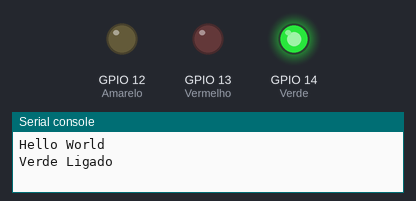
A program run on a simulated ESP32 board running MicroPython. On the bench: output pins drawn as LEDs (lit = HIGH), the last lines printed to the serial console. Wiring (from the project's diagram.json): yellow LED on GPIO 12, red LED on GPIO 13, green LED on GPIO 14.

Above: at 10.0 s.
At 20.2 s:
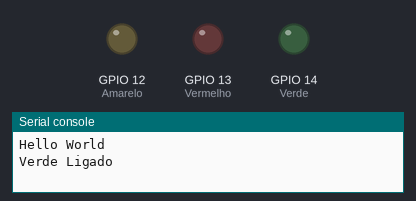
At 25.5 s:
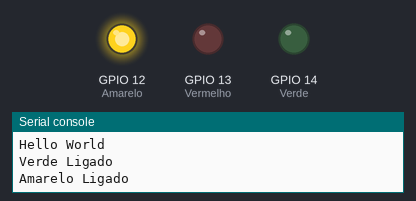
At 34.5 s:
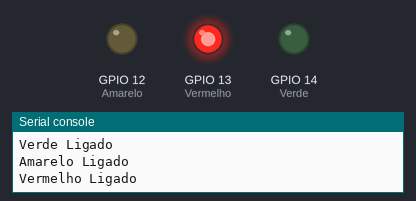
Timing chart, 0 to 49.4 s (numbered marks = the images above):
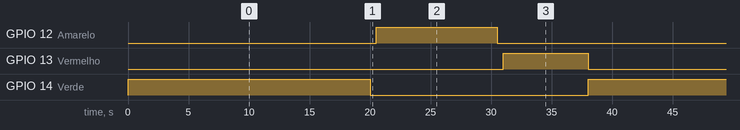

Measured:
- by itself, GPIO 12 (Amarelo): alternates HIGH for 10.0 s and LOW for 28.0 s
- by itself, GPIO 13 (Vermelho): alternates HIGH for 7.0 s and LOW for 31.0 s
- by itself, GPIO 14 (Verde): alternates HIGH for 20.0 s and LOW for 18.0 s

The program:

main.py
```python
from machine import Pin
from utime import sleep

print("Hello World")

Verde = Pin(14, Pin.OUT)
Amarelo = Pin(12, Pin.OUT)
Vermelho = Pin(13, Pin.OUT)

while True:
    Verde.on()
    print("Verde Ligado")
    sleep(20)
    Verde.off()
    sleep(0.5)

    Amarelo.on()
    print("Amarelo Ligado")
    sleep(10)
    Amarelo.off()
    sleep(0.5)

    Vermelho.on()
    print("Vermelho Ligado")
    sleep(7)
    Vermelho.off()
```
